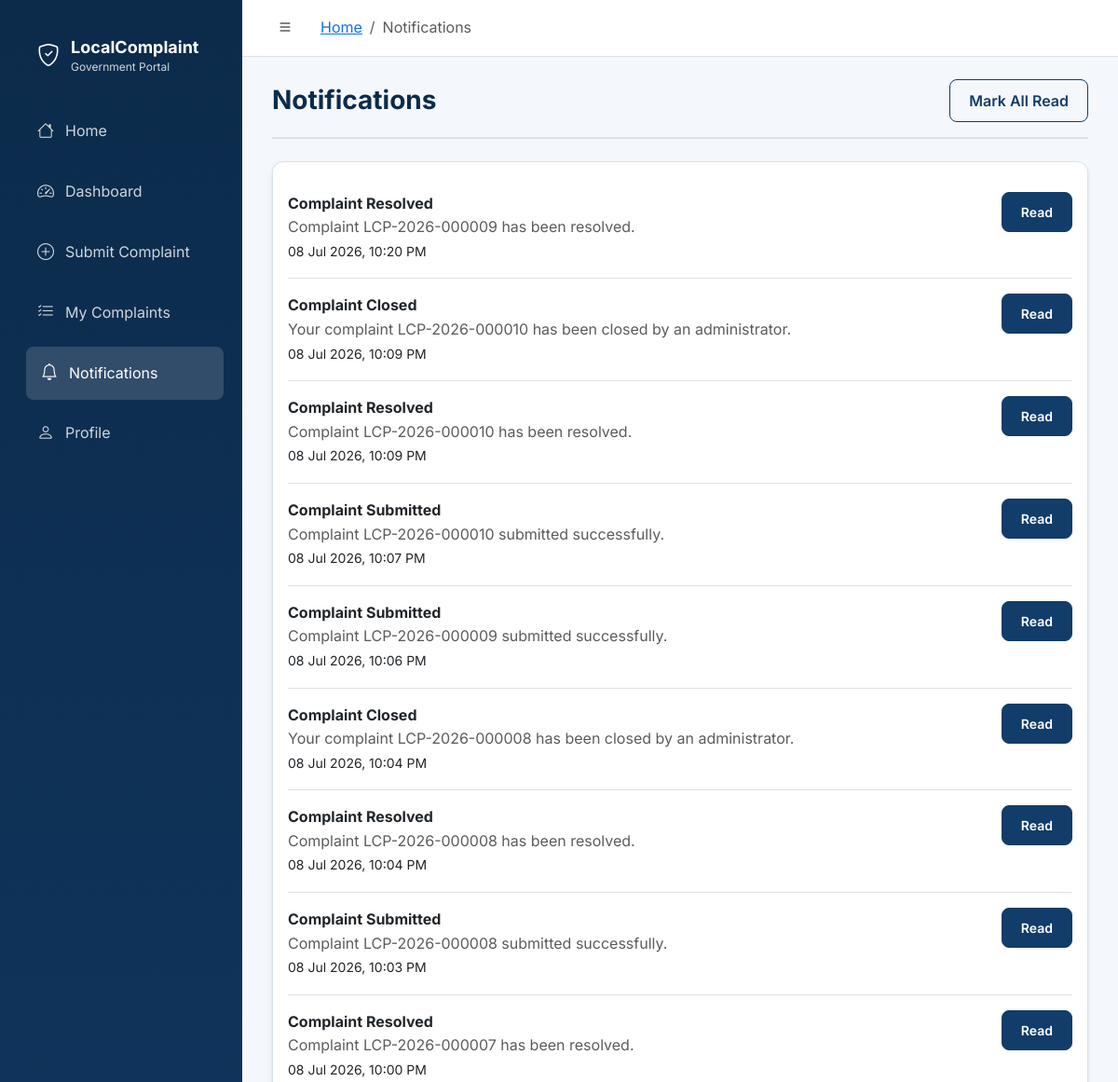
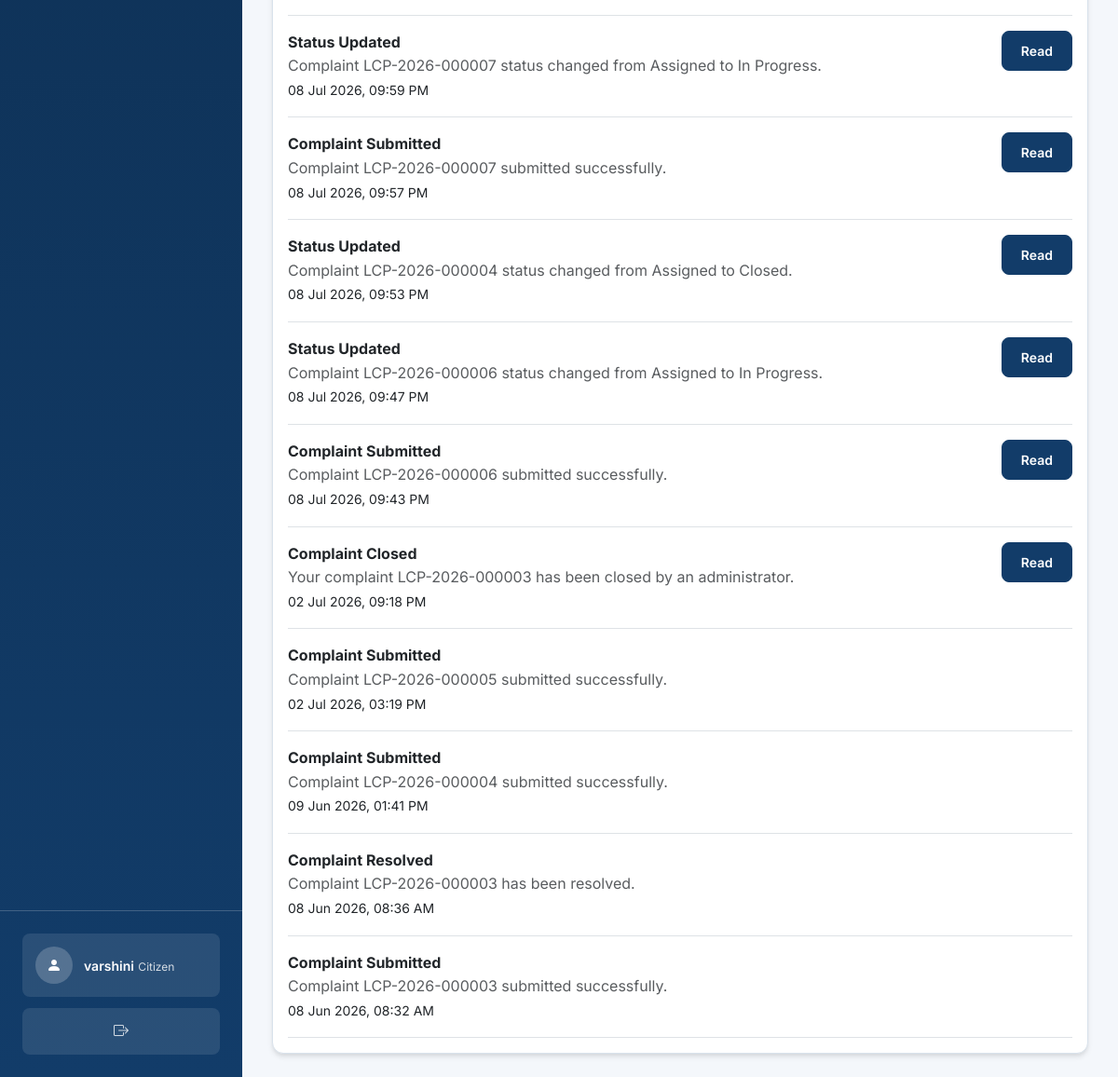
/citizen/notifications (signed in), run on the app's committed database (2 pictures, top to bottom).
### backend/models/user.py (models this page shows, shortened)
class User(UserMixin, db.Model):
    __tablename__ = "users"
    ROLE_CITIZEN = "citizen"
    ROLE_OFFICER = "officer"
    ROLE_ADMIN = "admin"
    ROLES = (ROLE_CITIZEN, ROLE_OFFICER, ROLE_ADMIN)
    user_id = db.Column(db.Integer, primary_key=True, autoincrement=True)
    full_name = db.Column(db.String(120), nullable=False)
    email = db.Column(db.String(150), nullable=False, unique=True, index=True)
    password_hash = db.Column(db.String(255), nullable=False)
    phone = db.Column(db.String(20))
    role = db.Column(
        db.Enum(*ROLES, name="user_role"),
        nullable=False,
        default=ROLE_CITIZEN,
        index=True,
    )
    security_question = db.Column(db.String(255))
    security_answer_hash = db.Column(db.String(255))
    is_active = db.Column(db.Boolean, nullable=False, default=True, index=True)
    created_at = db.Column(db.DateTime, nullable=False, default=datetime.utcnow)
    updated_at = db.Column(
        db.DateTime,
        nullable=False,
        default=datetime.utcnow,
        onupdate=datetime.utcnow,
    )
    citizen_complaints = db.relationship(
        "Complaint",
        foreign_keys="Complaint.citizen_id",
        back_populates="citizen",
        lazy="dynamic",
    )
    assigned_complaints = db.relationship(
        "Complaint",
        foreign_keys="Complaint.assigned_officer_id",
        back_populates="assigned_officer",
        lazy="dynamic",
    )
    assigned_wards = db.relationship(
        "Ward",
        foreign_keys="Ward.assigned_officer_id",
        back_populates="assigned_officer",
        lazy="dynamic",
    )
    complaint_updates = db.relationship(
        "ComplaintUpdate",
        back_populates="updated_by_user",
        lazy="dynamic",
    )
    notifications = db.relationship(
        "Notification",
        back_populates="user",
        lazy="dynamic",
        cascade="all, delete-orphan",
    )
    feedback_entries = db.relationship(
        "Feedback",
        back_populates="citizen",
        lazy="dynamic",
    )
    activity_logs = db.relationship(
        "ActivityLog",
        back_populates="user",
        lazy="dynamic",
    )

### backend/models/notification.py (models this page shows, shortened)
class Notification(db.Model):
    __tablename__ = "notifications"
    TYPE_COMPLAINT_SUBMITTED = "Complaint Submitted"
    TYPE_COMPLAINT_ASSIGNED = "Complaint Assigned"
    TYPE_STATUS_UPDATED = "Status Updated"
    TYPE_COMPLAINT_RESOLVED = "Complaint Resolved"
    TYPE_COMPLAINT_CLOSED = "Complaint Closed"
    TYPE_SYSTEM = "System"
    TYPES = (
        TYPE_COMPLAINT_SUBMITTED,
        TYPE_COMPLAINT_ASSIGNED,
        TYPE_STATUS_UPDATED,
        TYPE_COMPLAINT_RESOLVED,
        TYPE_COMPLAINT_CLOSED,
        TYPE_SYSTEM,
    )
    notification_id = db.Column(db.Integer, primary_key=True, autoincrement=True)
    user_id = db.Column(
        db.Integer,
        db.ForeignKey("users.user_id", ondelete="CASCADE", onupdate="CASCADE"),
        nullable=False,
        index=True,
    )
    complaint_id = db.Column(
        db.Integer,
        db.ForeignKey(
            "complaints.complaint_id",
            ondelete="SET NULL",
            onupdate="CASCADE",
        ),
        index=True,
    )
    message = db.Column(db.Text, nullable=False)
    notification_type = db.Column(
        db.Enum(*TYPES, name="notification_type"),
        nullable=False,
        default=TYPE_SYSTEM,
    )
    is_read = db.Column(db.Boolean, nullable=False, default=False, index=True)
    is_active = db.Column(db.Boolean, nullable=False, default=True)
    created_at = db.Column(
        db.DateTime,
        nullable=False,
        default=datetime.utcnow,
        index=True,
    )
    updated_at = db.Column(
        db.DateTime,
        nullable=False,
        default=datetime.utcnow,
        onupdate=datetime.utcnow,
    )
    user = db.relationship(
        "User",
        back_populates="notifications",
    )
    complaint = db.relationship(
        "Complaint",
        back_populates="notifications",
    )

### backend/routes/citizen_routes.py (the view)
@citizen_bp.route("/notifications")
@citizen_required
def notifications():
    citizen_notifications = (
        Notification.query.filter(
            Notification.user_id == current_user.user_id,
            Notification.is_active.is_(True),
        )
        .options(db.joinedload(Notification.complaint))
        .order_by(Notification.created_at.desc())
        .all()
    )
    return render_template(
        "citizen/notifications.html",
        notifications=citizen_notifications,
    )

### backend/__init__.py (called while the page is built)
def create_app(config_name=None):
    app = Flask(
        __name__,
        static_folder="static",
        template_folder="templates",
    )
    load_config(app, config_name)
    init_extensions(app)
    register_blueprints(app)
    register_context_processors(app)
    register_jinja_filters(app)
    register_cli_commands(app)
    register_error_handlers(app)
    configure_session_security(app)
    ensure_upload_directories(app)
    register_temporary_routes(app)
    @app.after_request
    def add_header(response):
        response.headers["Cache-Control"] = "no-store, no-cache, must-revalidate, post-check=0, pre-check=0, max-age=0"
        response.headers["Pragma"] = "no-cache"
        response.headers["Expires"] = "-1"
        return response
    return app

### backend/extensions.py (called while the page is built)
@login_manager.user_loader
def load_user(user_id):
    from backend.models import User
    if not user_id:
        return None
    try:
        return db.session.get(User, int(user_id))
    except (TypeError, ValueError):
        return None

### backend/routes/auth_routes.py (called while the page is built)
def role_required(required_role):
    def decorator(view_func):
        @wraps(view_func)
        @login_required
        def wrapped_view(*args, **kwargs):
            if not current_user.is_active or current_user.role != required_role:
                flash("Access denied. You do not have permission to view this page.", "danger")
                return redirect_for_role(current_user)
            return view_func(*args, **kwargs)
        return wrapped_view
    return decorator

### backend/utils/context_processors.py (called while the page is built)
def register_context_processors(app):
    @app.context_processor
    def inject_navigation_context():
        dashboard_url = None
        if current_user.is_authenticated:
            role_dashboard_routes = {
                "Citizen": "citizen.dashboard",
                "Officer": "officer.dashboard",
                "Admin": "admin.dashboard",
            }
            route_name = role_dashboard_routes.get(current_user.role)
            if route_name:
                dashboard_url = url_for(route_name)
        return {"role_dashboard_url": dashboard_url}

### backend/utils/datetime_utils.py (called while the page is built)
def utc_to_ist(dt):
    if dt is None:
        return None
    if not isinstance(dt, datetime):
        import logging
        logging.error(f"utc_to_ist received unexpected type: {type(dt)}")
        return ""
    if dt.tzinfo is None:
        dt = dt.replace(tzinfo=timezone.utc)
    return dt.astimezone(IST)

### backend/templates/citizen/notifications.html (shortened to what this page needs)
{% extends "base_dashboard.html" %}
{% block content %}
<div class="page-header"><h1 class="h3">Notifications</h1><form autocomplete="off" method="post" action="{{ url_for('citizen.mark_all_notifications_read_route') }}">
<input type="hidden" name="csrf_token" value="{{ csrf_token() }}"/><button class="btn btn-outline-primary">Mark All Read</button></form></div>
<div class="card p-3">{% for notification in notifications %}
  <div class="d-flex justify-content-between border-bottom py-3">
    <div><strong>{{ notification.notification_type }}</strong><p class="mb-0 text-muted">{{ notification.message }}</p><small>{{ notification.created_at|datetime }}</small></div>
    {% if not notification.is_read %}<form autocomplete="off" method="post" action="{{ url_for('citizen.mark_notification_read_route', notification_id=notification.notification_id) }}">
<input type="hidden" name="csrf_token" value="{{ csrf_token() }}"/><button class="btn btn-sm btn-primary">Read</button></form>{% endif %}
  </div>{% else %}<p class="text-muted">No notifications.</p>{% endfor %}
</div>
{% endblock %}

### backend/templates/base_dashboard.html (shortened to what this page needs)
<!doctype html>
<html lang="en">
<head>
  <link href="https://cdn.jsdelivr.net/npm/bootstrap@5.3.3/dist/css/bootstrap.min.css" rel="stylesheet">
  <link href="https://cdn.jsdelivr.net/npm/bootstrap-icons@1.11.3/font/bootstrap-icons.min.css" rel="stylesheet">
  <link rel="stylesheet" href="{{ url_for('static', filename='css/style.css') }}">
</head>
<body class="dashboard-body">
  <aside class="sidebar" id="sidebar">
    <div class="sidebar-header">
      <a href="{{ url_for('index') }}" class="sidebar-brand">
        <div class="sidebar-brand-icon"><i class="bi bi-shield-check"></i></div>
        <div class="sidebar-brand-text">
          <span class="sidebar-brand-title">LocalComplaint</span>
          <span class="sidebar-brand-sub">Government Portal</span>
        </div>
      </a>
    </div>
    <nav class="sidebar-nav">
      {% block sidebar_nav %}
        {% if current_user.is_authenticated %}
          {% if current_user.role == 'citizen' %}
            {% include "components/sidebar_citizen.html" %}
          {% elif current_user.role == 'officer' %}
            {% include "components/sidebar_officer.html" %}
          {% elif current_user.role == 'admin' %}
            {% include "components/sidebar_admin.html" %}
          {% endif %}
        {% endif %}
      {% endblock %}
    </nav>
    <div class="sidebar-footer">
      <div class="sidebar-user">
        <div class="sidebar-user-avatar">
          <i class="bi bi-person-fill"></i>
        </div>
        <div class="sidebar-user-info">
          <span class="sidebar-user-name">{{ current_user.full_name if current_user.is_authenticated else 'Guest' }}</span>
          <span class="sidebar-user-role">{{ current_user.role | capitalize if current_user.is_authenticated else '' }}</span>
        </div>
      </div>
      <a href="{{ url_for('auth.logout') }}" class="sidebar-logout" title="Logout">
        <i class="bi bi-box-arrow-right"></i>
      </a>
    </div>
  </aside>
  <div class="main-wrapper">
    <header class="topbar">
      <button class="topbar-toggle" id="sidebarToggle" aria-label="Toggle sidebar">
        <i class="bi bi-list"></i>
      </button>
      <div class="topbar-breadcrumb">
        {% block breadcrumb %}
          {% set path_parts = request.path.strip('/').split('/') %}
          <nav aria-label="breadcrumb">
            <ol class="breadcrumb mb-0">
              <li class="breadcrumb-item"><a href="{{ url_for(current_user.role|lower + '.dashboard') if current_user.is_authenticated else url_for('index') }}">Home</a></li>
              {% for part in path_parts %}
                {% if part != current_user.role|lower %}
                  {% if loop.last %}
                    <li class="breadcrumb-item active" aria-current="page">{{ part | replace('_', ' ') | replace('-', ' ') | title }}</li>
                  {% else %}
                    <li class="breadcrumb-item text-muted">{{ part | replace('_', ' ') | replace('-', ' ') | title }}</li>
                  {% endif %}
                {% endif %}
              {% endfor %}
            </ol>
          </nav>
        {% endblock %}
      </div>
    </header>
    <main class="page-content">
      {% block content %}{% endblock %}
    </main>
  </div>
</body>
</html>

### backend/static/css/style.css (style rules this page uses)
:root { --gov-blue: #123c69; --gov-blue-dark: #0c2b4b; --gov-accent: #2f80ed; --gov-accent-light: #e8f0fe; --surface: #ffffff; --soft-bg: #f4f7fb; --border: #d9e2ec; --text-muted: #64748b; --success: #10b981; --warning: #f59e0b; --danger: #ef4444; --info: #3b82f6; }
body { background: var(--soft-bg); color: #1f2937; font-family: 'Inter', -apple-system, BlinkMacSystemFont, 'Segoe UI', Roboto, sans-serif; line-height: 1.6; }
.page-header { display: flex; justify-content: space-between; gap: 1rem; align-items: center; margin-bottom: 1rem; }
.card, .filter-panel, .table-card { border: 1px solid var(--border); border-radius: .5rem; box-shadow: 0 8px 22px rgba(15, 23, 42, .04); }
.btn { border-radius: 0.5rem; font-weight: 600; padding: 0.625rem 1.25rem; transition: all 0.2s; }
.btn-primary { background: var(--gov-blue); border-color: var(--gov-blue); }
.btn-outline-primary { color: var(--gov-blue); border-color: var(--gov-blue); }
.card { border: 1px solid var(--border); border-radius: 0.75rem; box-shadow: 0 4px 6px -1px rgba(0, 0, 0, 0.1), 0 2px 4px -1px rgba(0, 0, 0, 0.06); transition: box-shadow 0.2s; }
.page-header { display: flex; justify-content: space-between; gap: 1rem; align-items: center; margin-bottom: 1.5rem; padding-bottom: 1rem; border-bottom: 2px solid var(--border); }
.page-header h1, .page-header h2, .page-header h3 { margin: 0; color: var(--gov-blue-dark); font-weight: 700; }
.dashboard-body { background: var(--soft-bg); display: flex; height: 100vh; overflow: hidden; }
.sidebar { background: linear-gradient(180deg, var(--gov-blue-dark) 0%, var(--gov-blue) 100%); color: #fff; width: 260px; flex-shrink: 0; display: flex; flex-direction: column; height: 100vh; }
.sidebar-header { flex-shrink: 0; padding: 1.5rem 1.5rem 0 1.5rem; }
.sidebar-brand { color: #fff; text-decoration: none; display: flex; align-items: center; gap: 0.75rem; padding: 1rem; margin-bottom: 1rem; border-radius: 0.5rem; transition: background 0.2s; }
.sidebar-brand-icon { font-size: 1.5rem; }
.sidebar-brand-text { display: flex; flex-direction: column; }
.sidebar-brand-title { font-weight: 700; font-size: 1.125rem; line-height: 1.2; }
.sidebar-brand-sub { font-size: 0.75rem; opacity: 0.8; }
.sidebar-nav { flex: 1; overflow-y: auto; min-height: 0; padding: 0 1.5rem; }
.sidebar-footer { flex-shrink: 0; margin-top: auto; padding: 1.5rem; border-top: 1px solid rgba(255, 255, 255, 0.2); }
.sidebar-user { display: flex; align-items: center; gap: 0.75rem; padding: 0.875rem; background: rgba(255, 255, 255, 0.1); border-radius: 0.5rem; margin-bottom: 0.75rem; }
.sidebar-user-avatar { background: rgba(255, 255, 255, 0.2); border-radius: 50%; width: 40px; height: 40px; display: flex; align-items: center; justify-content: center; }
.sidebar-user-name { font-weight: 600; font-size: 0.875rem; }
.sidebar-user-role { font-size: 0.75rem; opacity: 0.8; }
.sidebar-logout { color: rgba(255, 255, 255, 0.8); display: flex; align-items: center; justify-content: center; padding: 0.75rem; background: rgba(255, 255, 255, 0.1); border-radius: 0.5rem; text-decoration: none; transition: all 0.2s; }
.main-wrapper { flex-grow: 1; display: flex; flex-direction: column; height: 100vh; overflow: hidden; background: var(--soft-bg); }
.topbar { background: #fff; padding: 1rem 2rem; display: flex; align-items: center; justify-content: space-between; border-bottom: 1px solid var(--border); flex-shrink: 0; }
.topbar-toggle { background: none; border: none; }
.topbar-breadcrumb { flex: 1; margin: 0 1.5rem; }
.page-content { flex-grow: 1; padding: 1.5rem 2rem; overflow-y: auto; }

### data on the page
User: is_active+full_name "varshini", role "Citizen"
Notification: notification_type "Complaint Resolved", message "Complaint LCP-2026-000009 has been resolved.", created_at "08 Jul 2026, 10:20 PM"
Notification: notification_type "Complaint Closed", message "Your complaint LCP-2026-000010 has been closed by an administrator.", created_at "08 Jul 2026, 10:09 PM"
Notification: notification_type "Complaint Resolved", message "Complaint LCP-2026-000010 has been resolved.", created_at "08 Jul 2026, 10:09 PM"
Notification: notification_type "Complaint Submitted", message "Complaint LCP-2026-000010 submitted successfully.", created_at "08 Jul 2026, 10:07 PM"
Notification: notification_type "Complaint Submitted", message "Complaint LCP-2026-000009 submitted successfully.", created_at "08 Jul 2026, 10:06 PM"
Notification: notification_type "Complaint Closed", message "Your complaint LCP-2026-000008 has been closed by an administrator.", created_at "08 Jul 2026, 10:04 PM"
Notification: notification_type "Complaint Resolved", message "Complaint LCP-2026-000008 has been resolved.", created_at "08 Jul 2026, 10:04 PM"
Notification: notification_type "Complaint Submitted", message "Complaint LCP-2026-000008 submitted successfully.", created_at "08 Jul 2026, 10:03 PM"
Notification: notification_type "Complaint Resolved", message "Complaint LCP-2026-000007 has been resolved.", created_at "08 Jul 2026, 10:00 PM"
Notification: notification_type "Status Updated", message "Complaint LCP-2026-000007 status changed from Assigned to In Progress.", created_at "08 Jul 2026, 09:59 PM"
Notification: notification_type "Complaint Submitted", message "Complaint LCP-2026-000007 submitted successfully.", created_at "08 Jul 2026, 09:57 PM"
Notification: notification_type "Status Updated", message "Complaint LCP-2026-000004 status changed from Assigned to Closed.", created_at "08 Jul 2026, 09:53 PM"
Notification: notification_type "Status Updated", message "Complaint LCP-2026-000006 status changed from Assigned to In Progress.", created_at "08 Jul 2026, 09:47 PM"
Notification: notification_type "Complaint Submitted", message "Complaint LCP-2026-000006 submitted successfully.", created_at "08 Jul 2026, 09:43 PM"
Notification: notification_type "Complaint Closed", message "Your complaint LCP-2026-000003 has been closed by an administrator.", created_at "02 Jul 2026, 09:18 PM"
Notification: notification_type "Complaint Submitted", message "Complaint LCP-2026-000005 submitted successfully.", created_at "02 Jul 2026, 03:19 PM"
Notification: notification_type "Complaint Submitted", message "Complaint LCP-2026-000004 submitted successfully.", created_at "09 Jun 2026, 01:41 PM"
Notification: notification_type "Complaint Resolved", message "Complaint LCP-2026-000003 has been resolved.", created_at "08 Jun 2026, 08:36 AM"
Notification: notification_type "Complaint Submitted", message "Complaint LCP-2026-000003 submitted successfully.", created_at "08 Jun 2026, 08:32 AM"

### other printed values
{{ part | replace('_', ' ') | replace('-', ' ') | title }} "Notifications"
